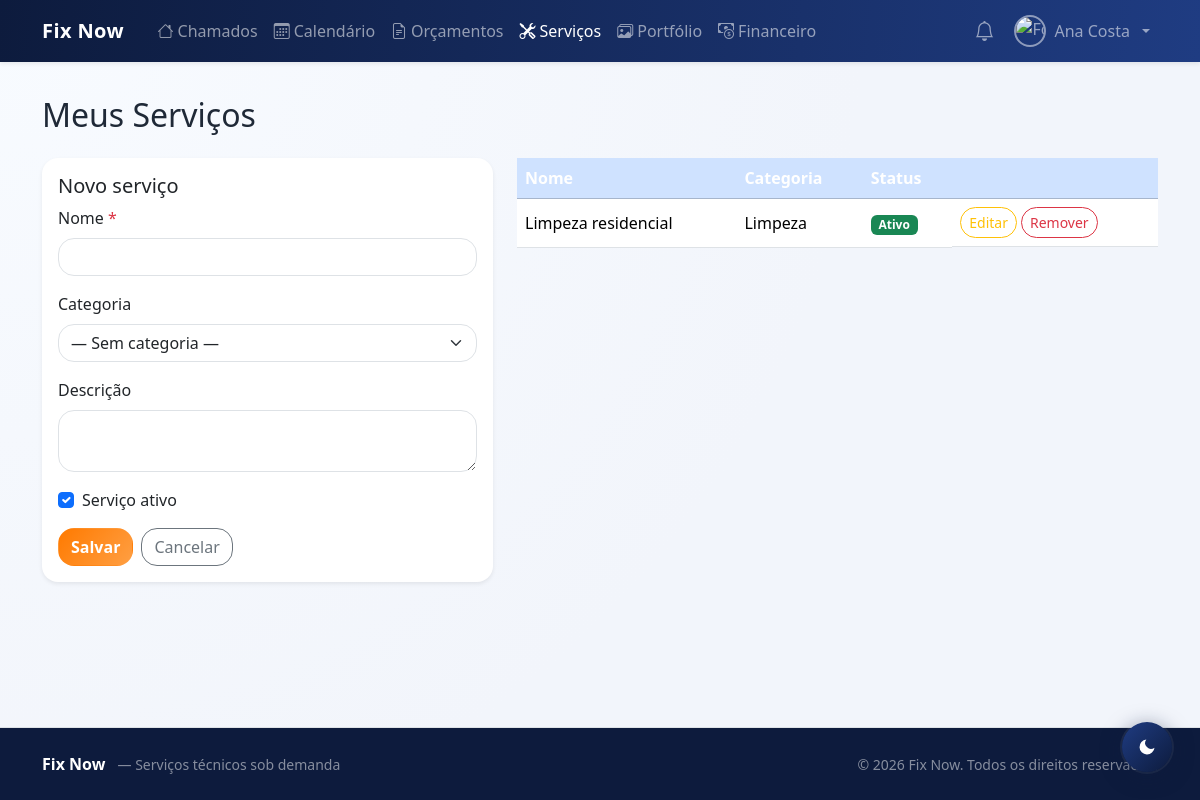
The app's page /view/prestador/servicos.php (signed in) with its own data.
### tables this page shows
CREATE TABLE IF NOT EXISTS servico (
  id           INT AUTO_INCREMENT PRIMARY KEY,
  tecnico_id   INT NOT NULL,
  categoria_id INT NULL,
  nome         VARCHAR(150) NOT NULL,
  descricao    TEXT NULL,
  preco        DECIMAL(10,2) NOT NULL DEFAULT 0.00,
  ativo        TINYINT(1) NOT NULL DEFAULT 1,
  criado_em    TIMESTAMP DEFAULT CURRENT_TIMESTAMP,
  CONSTRAINT fk_servico_tecnico   FOREIGN KEY (tecnico_id)   REFERENCES tecnico(id)   ON DELETE CASCADE,
  CONSTRAINT fk_servico_categoria FOREIGN KEY (categoria_id) REFERENCES categoria(id) ON DELETE SET NULL
);

CREATE TABLE IF NOT EXISTS categoria (
  id        INT AUTO_INCREMENT PRIMARY KEY,
  nome      VARCHAR(100) NOT NULL UNIQUE,
  descricao VARCHAR(255) NULL,
  ativo     TINYINT(1) NOT NULL DEFAULT 1,
  criado_em TIMESTAMP DEFAULT CURRENT_TIMESTAMP
);

### model/dao/Conexao.php (called while the page is built)
<?php
class Conexao
{
    private static ?PDO $instancia = null;
    public static function getConexao(): PDO
    {
        if (self::$instancia === null) {
            $host   = 'localhost';
            $port   = 3306;
            $dbname = 'projeto_fixnow';
            $user   = 'root';
            $pass   = '';
            self::$instancia = new PDO(
                "mysql:host={$host};port={$port};dbname={$dbname};charset=utf8mb4",
                $user,
                $pass,
                [
                    PDO::ATTR_ERRMODE            => PDO::ERRMODE_EXCEPTION,
                    PDO::ATTR_DEFAULT_FETCH_MODE => PDO::FETCH_ASSOC,
                    PDO::ATTR_EMULATE_PREPARES   => false,
                ]
            );
        }
        return self::$instancia;
    }
}

### controller/ServicosControl.php (called while the page is built, shortened)
<?php
require_once __DIR__ . '/../model/dao/ServicoDAO.php';
require_once __DIR__ . '/../model/dto/ServicoDTO.php';
class ServicosControl
{
    private ServicoDAO    $servicoDAO;
    public int    $tecnicoId  = 0;
    public function __construct()
    {
        $this->servicoDAO   = new ServicoDAO();
    }
    public function verificarSessao(): void
    {
        $this->tecnicoId = (int)$_SESSION['tecnico_id'];
    }
    public function processar(): void
    {
        $this->servicos   = $this->servicoDAO->listarPorTecnico($this->tecnicoId);
    }
}

### model/dao/ServicoDAO.php (called while the page is built, shortened)
<?php
require_once __DIR__ . '/Conexao.php';
require_once __DIR__ . '/../dto/ServicoDTO.php';
class ServicoDAO
{
    private PDO $pdo;
    public function __construct()
    {
        $this->pdo = Conexao::getConexao();
    }
    public function listarPorTecnico(int $tecnicoId): array
    {
        $stmt = $this->pdo->prepare("
            SELECT s.*, c.nome AS categoria_nome
            FROM servico s
            LEFT JOIN categoria c ON c.id = s.categoria_id
            WHERE s.tecnico_id = ?
            ORDER BY s.criado_em DESC
        ");
        $stmt->execute([$tecnicoId]);
        return array_map([ServicoDTO::class, 'fromArray'], $stmt->fetchAll());
    }
}

### model/dto/ServicoDTO.php (called while the page is built, shortened)
<?php
class ServicoDTO
{
    public static function fromArray(array $row): self
    {
        $dto               = new self();
        $dto->id           = (int)($row['id']           ?? 0);
        $dto->tecnicoId    = (int)($row['tecnico_id']   ?? 0);
        $dto->categoriaId  = isset($row['categoria_id']) ? (int)$row['categoria_id'] : null;
        $dto->nome         = $row['nome']                ?? '';
        $dto->descricao    = $row['descricao']           ?? '';
        $dto->preco        = (float)($row['preco']       ?? 0);
        $dto->ativo        = (int)($row['ativo']         ?? 1);
        $dto->criadoEm     = $row['criado_em']           ?? '';
        $dto->categoriaNome = $row['categoria_nome']     ?? null;
        return $dto;
    }
}

### view/prestador/servicos.php (the view, shortened to what this page needs)
<?php
require_once __DIR__ . '/../../controller/ServicosControl.php';
$ctrl = new ServicosControl();
$ctrl->processar();
$servicos   = $ctrl->servicos;
?>
<!DOCTYPE html>
<html lang="pt-BR">
<head>
  <link href="https://cdn.jsdelivr.net/npm/bootstrap@5.3.3/dist/css/bootstrap.min.css" rel="stylesheet">
  <link href="../../assets/css/style.css" rel="stylesheet">
</head>
<body>
<?php $paginaAtiva = 'servicos'; require_once __DIR__ . '/../../includes/prestador_nav.php'; ?>
<main class="container py-5 mt-5">
  <h2 class="mb-4">Meus Serviços</h2>
  <div class="row g-4">
    <div class="col-lg-5">
      <div class="card shadow-sm border-0">
        <div class="card-body">
          <h5 id="formTitulo">Novo serviço</h5>
          <form method="post" class="js-guard-submit" id="formServico">
            <div class="mb-3">
              <label class="form-label">Nome <span class="text-danger">*</span></label>
              <input type="text" name="nome" id="f_nome" class="form-control" required maxlength="150">
            </div>
            <div class="mb-3">
              <label class="form-label">Categoria</label>
              <select name="categoria_id" id="f_cat" class="form-select">
                <option value="">— Sem categoria —</option>
              </select>
            </div>
            <div class="mb-3">
              <label class="form-label">Descrição</label>
              <textarea name="descricao" id="f_desc" class="form-control" rows="2" maxlength="500"></textarea>
            </div>
            <div class="mb-3 form-check">
              <input type="checkbox" name="ativo" id="f_ativo" class="form-check-input" value="1" checked>
              <label class="form-check-label" for="f_ativo">Serviço ativo</label>
            </div>
            <div class="d-flex gap-2">
              <button type="submit" class="btn btn-warning fw-semibold">Salvar</button>
              <button type="button" class="btn btn-outline-secondary" onclick="resetForm()">Cancelar</button>
            </div>
          </form>
        </div>
      </div>
    </div>
    <div class="col-lg-7">
      <?php if (!$servicos): ?>
        <div class="alert alert-info">Nenhum serviço cadastrado ainda.</div>
      <?php else: ?>
      <div class="table-responsive">
        <table class="table table-hover align-middle">
          <thead class="table-primary"><tr><th>Nome</th><th>Categoria</th><th>Status</th><th></th></tr></thead>
          <tbody>
          <?php foreach ($servicos as $s): ?>
            <tr>
              <td><?php echo htmlspecialchars($s->nome); ?></td>
              <td><?php echo htmlspecialchars($s->categoriaNome ?? '—'); ?></td>
              <td><span class="badge bg-<?php echo $s->ativo ? 'success' : 'secondary'; ?>"><?php echo $s->ativo ? 'Ativo' : 'Inativo'; ?></span></td>
              <td class="d-flex gap-1">
                <button class="btn btn-sm btn-outline-warning"
                  onclick="editarServico(<?php echo $s->id; ?>,'<?php echo addslashes($s->nome); ?>',<?php echo (int)$s->categoriaId; ?>,'<?php echo addslashes($s->descricao); ?>',<?php echo $s->ativo; ?>)">
                  Editar
                </button>
                <form method="post" class="d-inline" onsubmit="return confirm('Remover serviço?')">
                  <button class="btn btn-sm btn-outline-danger">Remover</button>
                </form>
              </td>
            </tr>
          <?php endforeach; ?>
          </tbody>
        </table>
      </div>
      <?php endif; ?>
    </div>
  </div>
</main>
<?php require_once __DIR__ . '/../../includes/footer.php'; ?>
</body>
</html>

### assets/css/style.css (style rules this page uses)
:root { --fix-blue: #0d1b3d; --fix-blue-soft: #1f3c82; --fix-orange: #ff7a00; --fix-orange-soft: #ff9f43; --fix-bg: #f2f5fb; --fix-card: #ffffff; --fix-text: #1f2937; --fix-muted: #677489; --fix-shadow: 0 14px 32px rgba(15, 37, 84, 0.1); --fix-radius: 1rem; }
html, body { height: 100%; }
body { min-height: 100vh; display: flex; flex-direction: column; background: radial-gradient(circle at top left, #f8fbff, var(--fix-bg) 60%); color: var(--fix-text); }
main { flex: 1 0 auto; }
.bg-primary, .table-primary { background-color: var(--fix-blue) !important; }
.table-primary th { color: #fff; }
.btn-warning { background: linear-gradient(130deg, var(--fix-orange), var(--fix-orange-soft)); border-color: transparent; color: #fff; }
.btn, .form-control, .form-select, .card { border-radius: var(--fix-radius); transition: all 0.22s ease; }
.card { border: 1px solid #e9eef8; box-shadow: var(--fix-shadow); background: var(--fix-card); }

### records on screen
servico: nome "Limpeza residencial", categoria.nome "Limpeza", ativo "Ativo"

### other values on screen
$tecnicoNome "Ana Costa"
